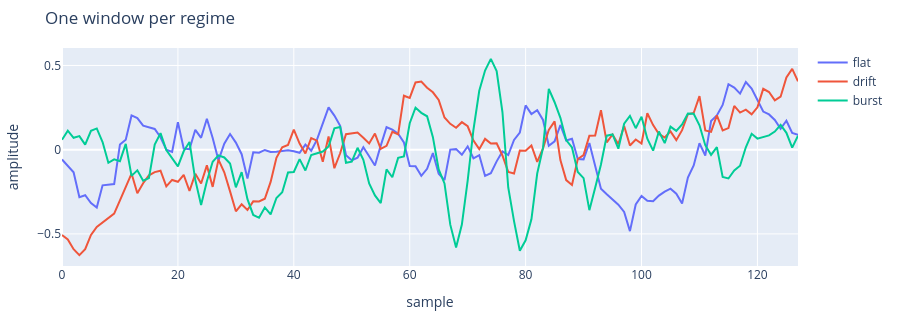

Write notebook code for a chart like this one.
### Markdown cell above
## 10.1 — The stream

Three regimes over a 128-sample window. `drift` adds a slow rising ramp;
`burst` adds a short high-frequency packet somewhere in the middle.

### Code cell
X, y = campaign.make_windows(512, seed=0)
Xtr, ytr, Xva, yva = campaign.split(X, y)

fig = go.Figure()
for cls, name in enumerate(campaign.CLASSES):
    fig.add_scatter(y=X[np.argmax(y == cls)], name=name, mode="lines")
fig.update_layout(
    title="One window per regime", height=320,
    xaxis_title="sample", yaxis_title="amplitude",
    margin=dict(t=48, b=40, l=48, r=16),
)
fig
